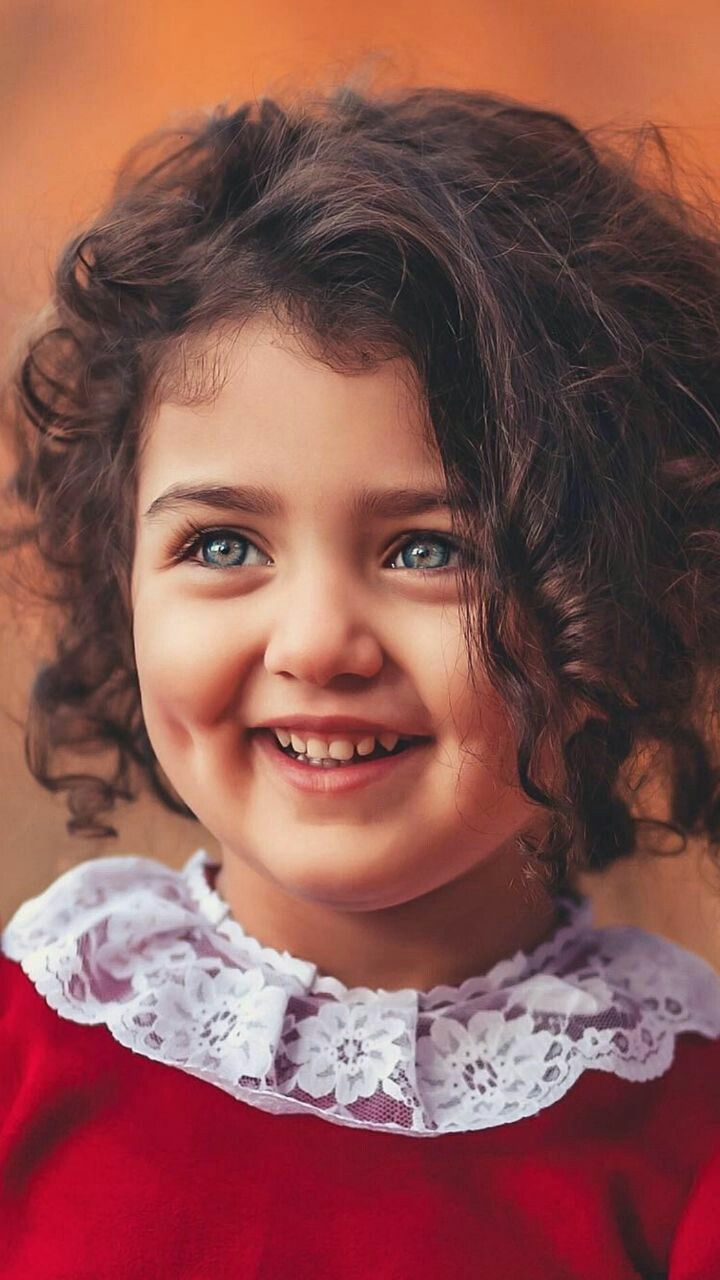
#> input picture Image_processing_Practical_labs/pk.jpg, 720 x 1280 px, found by its file name
$ jupyter execute 'Prespective transformation.ipynb'
#> lines starting #> are read from the running program, lines starting #| are printed output that depends on the picture
[cell 1]
import cv2
import numpy as np
import matplotlib.pyplot as plt

# --- Step 1: Load Image ---
image = cv2.imread("pk.jpg")
#> image is the input picture: shape (1280, 720, 3); mean B, G, R 80.2, 85.2, 137.7
if image is None:
    raise FileNotFoundError("Image not found. Please make sure 'pk.jpg' is in this folder.")

# Convert to RGB for display in matplotlib
image_rgb = cv2.cvtColor(image, cv2.COLOR_BGR2RGB)

# --- Step 2: Define 4 Points (source) on the input image ---
# (You can find these by hovering in an image editor like Paint or OpenCV window)
pts_src = np.float32([[100, 100],   # top-left
                      [400, 100],   # top-right
                      [50, 400],    # bottom-left
                      [450, 400]])  # bottom-right

# --- Step 3: Define 4 Destination Points (target view) ---
# This will map the selected quadrilateral into a rectangle
pts_dst = np.float32([[0, 0],
                      [300, 0],
                      [0, 300],
                      [300, 300]])

# --- Step 4: Compute the Projective Transformation Matrix ---
M = cv2.getPerspectiveTransform(pts_src, pts_dst)

# --- Step 5: Apply the Perspective Warp ---
warped = cv2.warpPerspective(image_rgb, M, (300, 300))

# --- Step 6: Display Results ---
plt.figure(figsize=(10, 5))

# Original Image
plt.subplot(1, 2, 1)
plt.imshow(image_rgb)
plt.title('Original Image')
plt.scatter(pts_src[:, 0], pts_src[:, 1], color='red', marker='o')
plt.text(pts_src[0][0], pts_src[0][1] - 10, "P1", color='red')
plt.text(pts_src[1][0], pts_src[1][1] - 10, "P2", color='red')
plt.text(pts_src[2][0], pts_src[2][1] + 20, "P3", color='red')
plt.text(pts_src[3][0], pts_src[3][1] + 20, "P4", color='red')
plt.axis('off')

# Warped (Projected) Image
plt.subplot(1, 2, 2)
plt.imshow(warped)
plt.title('After Projective Transformation')
plt.axis('off')

plt.tight_layout()
plt.show()
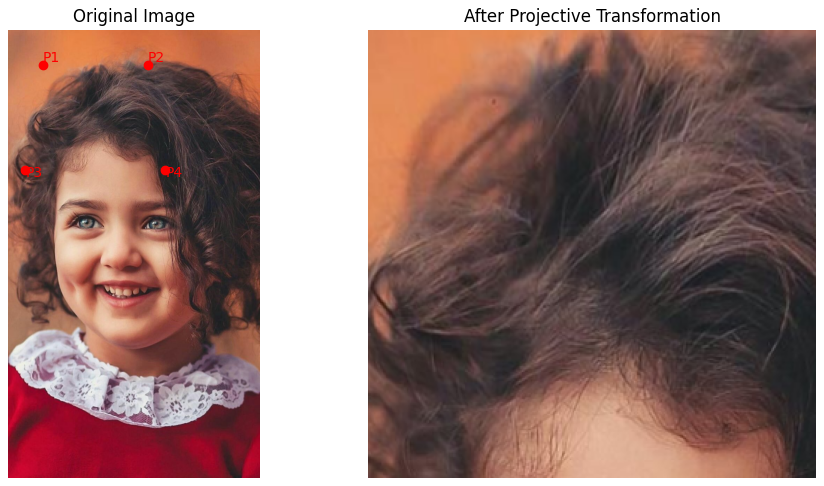
#> figure drawn by matplotlib, 2 panels

[cell 2]
import cv2
import numpy as np
import matplotlib.pyplot as plt

# --- Step 1: Load Image ---
image = cv2.imread("pk.jpg")
if image is None:
    raise FileNotFoundError("Image not found! Please place 'pk.jpg' in this folder.")

# Convert BGR → RGB for display
image_rgb = cv2.cvtColor(image, cv2.COLOR_BGR2RGB)
h, w = image_rgb.shape[:2]
#> h = 1280; w = 720

# --- Step 2: Define Original Corner Points ---
src_pts = np.float32([[0, 0], [w - 1, 0], [0, h - 1], [w - 1, h - 1]])

# --- Step 3: Define Multiple Destination Point Sets for Different Transformations ---

# A) Normal (no change)
dst_normal = np.float32([[0, 0], [w - 1, 0], [0, h - 1], [w - 1, h - 1]])

# B) Tilted Top (simulate camera looking from above)
dst_tilt_top = np.float32([[50, 100], [w - 50, 0], [0, h - 1], [w, h - 1]])

# C) Tilted Bottom (simulate looking from below)
dst_tilt_bottom = np.float32([[0, 0], [w, 0], [50, h - 100], [w - 50, h - 1]])

# D) Left Perspective (skew left)
dst_left = np.float32([[100, 0], [w, 50], [0, h], [w - 100, h - 50]])

# E) Right Perspective (skew right)
dst_right = np.float32([[0, 50], [w - 100, 0], [100, h - 50], [w, h]])

# F) Zoomed (narrow field)
dst_zoom = np.float32([[100, 100], [w - 100, 100], [100, h - 100], [w - 100, h - 100]])

# --- Step 4: Function to Apply Perspective Transformation ---
def perspective_transform(image, src, dst, size=(400, 400)):
#> called with src = array of shape (4, 2), dst = array of shape (4, 2), size = (720, 1280)
    matrix = cv2.getPerspectiveTransform(src, dst)
    warped = cv2.warpPerspective(image, matrix, size)
#> warped: shape (1280, 720, 3)
    return warped

# --- Step 5: Apply All Transformations ---
results = {
    "Original": image_rgb,
    "Tilt Top": perspective_transform(image_rgb, src_pts, dst_tilt_top, (w, h)),
    "Tilt Bottom": perspective_transform(image_rgb, src_pts, dst_tilt_bottom, (w, h)),
    "Left Skew": perspective_transform(image_rgb, src_pts, dst_left, (w, h)),
    "Right Skew": perspective_transform(image_rgb, src_pts, dst_right, (w, h)),
    "Zoomed In": perspective_transform(image_rgb, src_pts, dst_zoom, (w, h)),
}
#> call 2 of perspective_transform, with src = array of shape (4, 2), dst = array of shape (4, 2), size = (720, 1280)
#> in perspective_transform (call 2), `matrix = cv2.getPerspectiveTransform(src, dst)`: matrix = [[0.912, 0.0451, 0], [0, 1.06, 0], [-0.000124, 0.00012, 1]]
#> call 3 of perspective_transform, with src = array of shape (4, 2), dst = array of shape (4, 2), size = (720, 1280)
#> in perspective_transform (call 3), `matrix = cv2.getPerspectiveTransform(src, dst)`: matrix = [[0.948, -0.0782, 100], [0.0755, 1.01, 0], [0.000119, 1.08e-05, 1]]
#> in perspective_transform (call 3), `warped = cv2.warpPerspective(image, matrix, size)`:
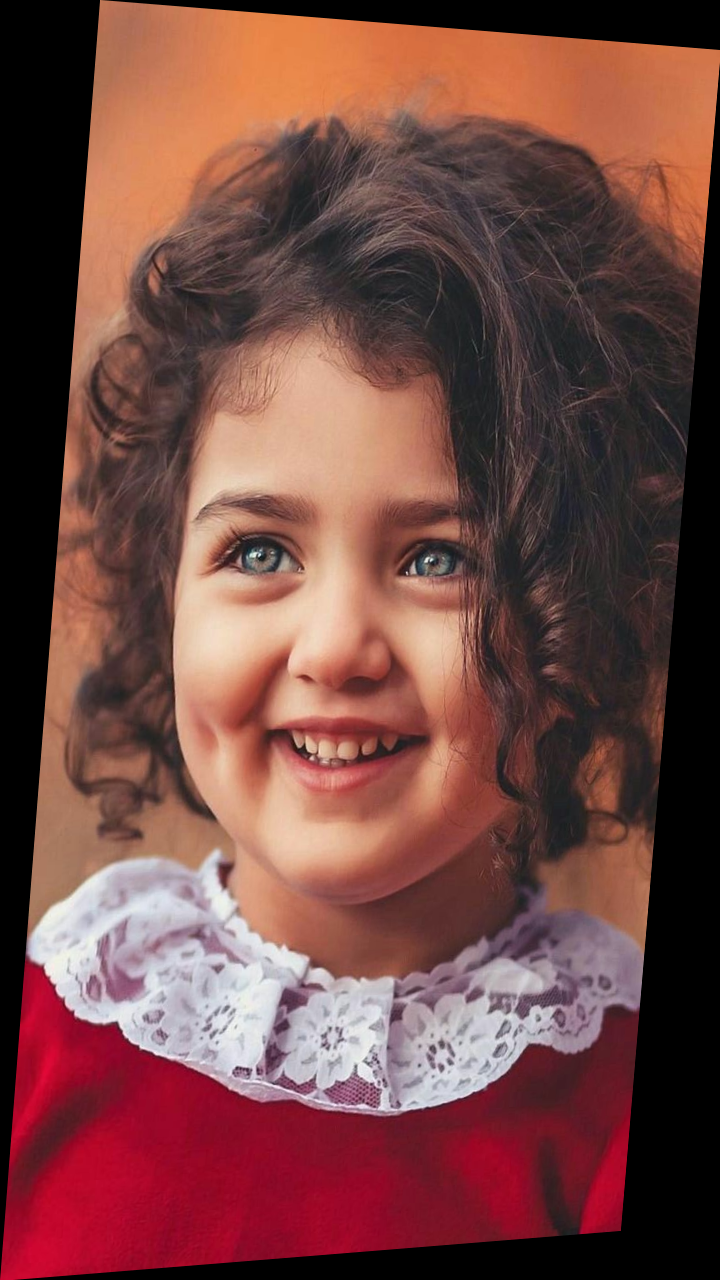
#> warped: shape (1280, 720, 3); mean R, G, B 115.6, 71.6, 67.2
#> call 4 of perspective_transform, with src = array of shape (4, 2), dst = array of shape (4, 2), size = (720, 1280)
#> in perspective_transform (call 4), `matrix = cv2.getPerspectiveTransform(src, dst)`: matrix = [[0.795, 0.0792, 0], [-0.0695, 0.935, 50], [-0.000109, 9.91e-06, 1]]
#> in perspective_transform (call 4), `warped = cv2.warpPerspective(image, matrix, size)`:
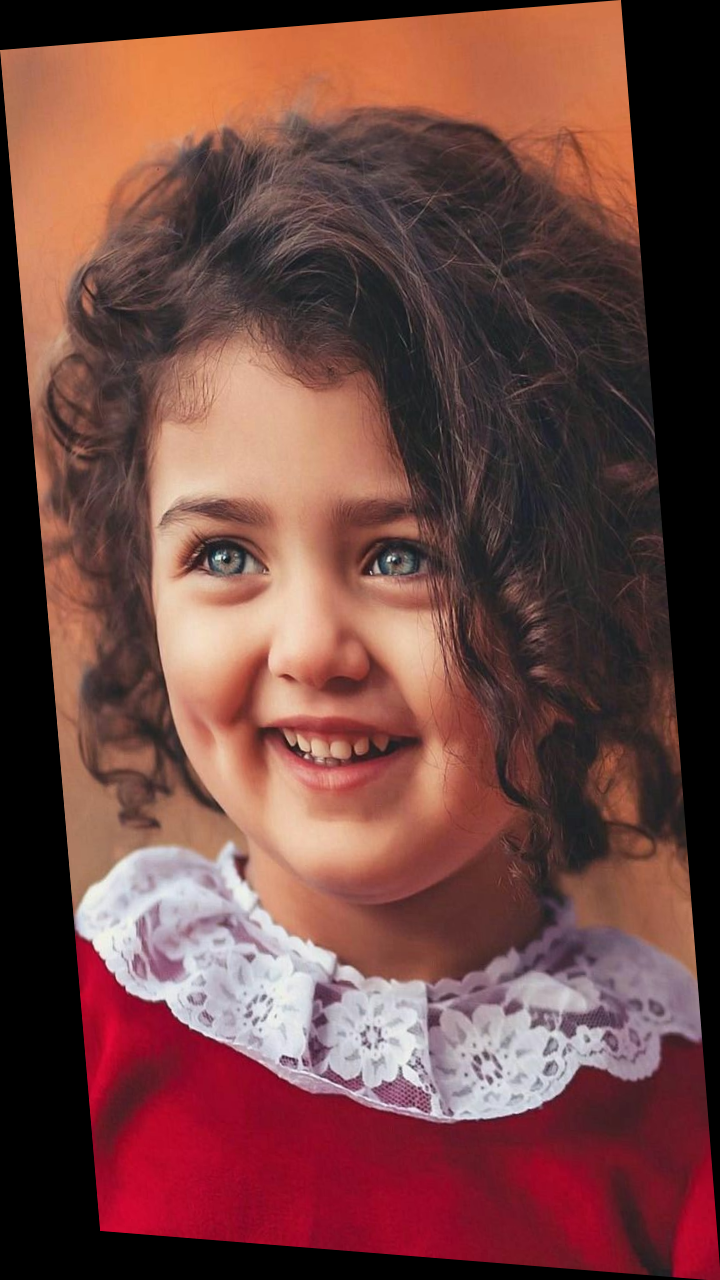
#> warped: shape (1280, 720, 3); mean R, G, B 112.6, 69.8, 65.7
#> in perspective_transform (call 5), `matrix = cv2.getPerspectiveTransform(src, dst)`: matrix = [[0.723, 0, 100], [0, 0.844, 100], [0, 0, 1]]
#> in perspective_transform (call 5), `warped = cv2.warpPerspective(image, matrix, size)`:
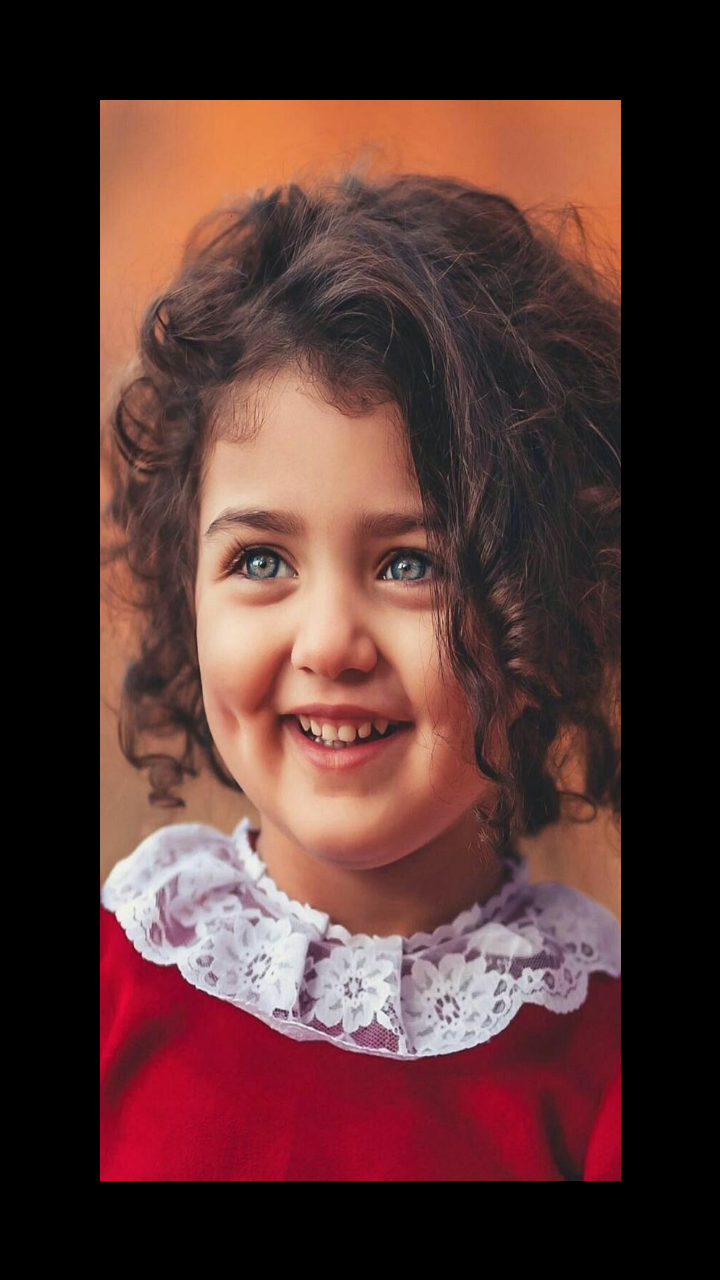
#> warped: shape (1280, 720, 3); mean R, G, B 84.2, 52.1, 49

# --- Step 6: Display All Results ---
plt.figure(figsize=(15, 10))
for i, (title, img) in enumerate(results.items()):
    plt.subplot(2, 3, i + 1)
    plt.imshow(img)
    plt.title(title)
    plt.axis('off')
#> this loop made 6 passes
#> title on passes 1 to 6: 'Original', 'Tilt Top', 'Tilt Bottom', 'Left Skew', 'Right Skew', 'Zoomed In'

plt.tight_layout()
plt.show()

[cell 3]
import cv2
import numpy as np
import matplotlib.pyplot as plt

# --- Step 1: Load Image ---
image = cv2.imread("pk.jpg")
if image is None:
    raise FileNotFoundError("Image not found! Please place 'pk.jpg' in this folder.")

# Convert BGR → RGB for matplotlib display
image_rgb = cv2.cvtColor(image, cv2.COLOR_BGR2RGB)
h, w = image_rgb.shape[:2]

# --- Step 2: Define Original Corner Points ---
src_pts = np.float32([[0, 0], [w - 1, 0], [0, h - 1], [w - 1, h - 1]])

# --- Step 3: Define Perspective Transformations ---

# A) Zoom In (image appears closer)
dst_zoom_in = np.float32([
    [100, 100], [w - 100, 100],
    [100, h - 100], [w - 100, h - 100]
])

# B) Zoom Out (image appears smaller, surrounded by background)
dst_zoom_out = np.float32([
    [-100, -100], [w + 100, -100],
    [-100, h + 100], [w + 100, h + 100]
])

# --- Step 4: Function for Perspective Transform ---
def perspective_transform(image, src, dst, size):
#> called with src = array of shape (4, 2), dst = array of shape (4, 2), size = (720, 1280)
    M = cv2.getPerspectiveTransform(src, dst)
    warped = cv2.warpPerspective(image, M, size)
    return warped

# --- Step 5: Apply Zoom In and Zoom Out ---
zoom_in = perspective_transform(image_rgb, src_pts, dst_zoom_in, (w, h))
zoom_out = perspective_transform(image_rgb, src_pts, dst_zoom_out, (w, h))
#> call 2 of perspective_transform, with src = array of shape (4, 2), dst = array of shape (4, 2), size = (720, 1280)
#> in perspective_transform (call 2), `warped = cv2.warpPerspective(image, M, size)`:
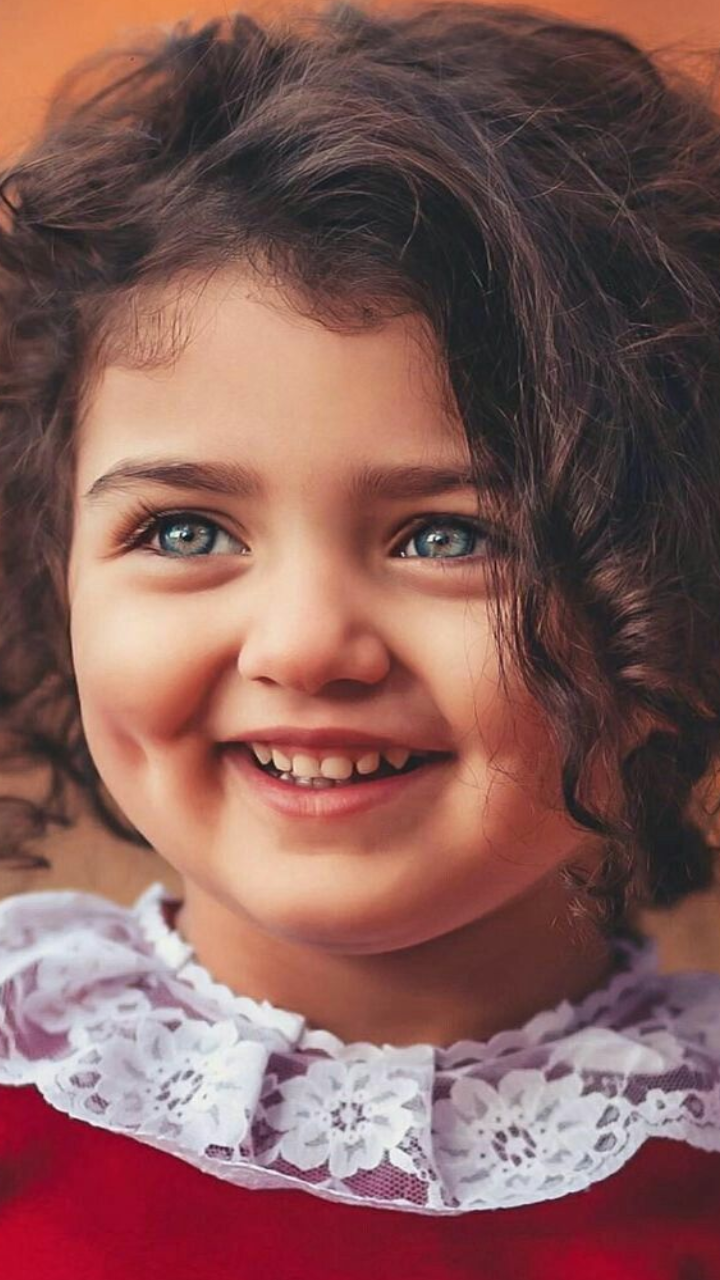
#> warped: shape (1280, 720, 3); mean R, G, B 132.1, 91.6, 87.7

# --- Step 6: Display Results ---
plt.figure(figsize=(12, 6))
plt.subplot(1, 3, 1)
plt.imshow(image_rgb)
plt.title("Original Image")
plt.axis('off')

plt.subplot(1, 3, 2)
plt.imshow(zoom_in)
plt.title("Zoom In (Closer)")
plt.axis('off')

plt.subplot(1, 3, 3)
plt.imshow(zoom_out)
plt.title("Zoom Out (Farther Away)")
plt.axis('off')

plt.tight_layout()
plt.show()
